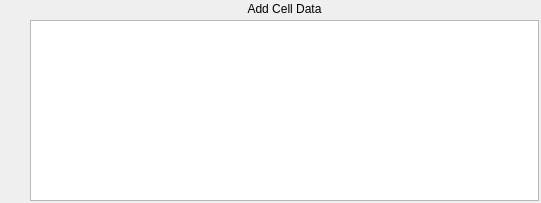
<?xml version="1.0" encoding="UTF-8"?>
<ui version="4.0">
 <class>ComparisonSelectionWidget</class>
 <widget class="QWidget" name="ComparisonSelectionWidget">
  <property name="geometry">
   <rect>
    <x>0</x>
    <y>0</y>
    <width>541</width>
    <height>203</height>
   </rect>
  </property>
  <layout class="QGridLayout" name="widgetLayout">
   <property name="margin">
    <number>2</number>
   </property>
   <property name="spacing">
    <number>4</number>
   </property>
   <item row="0" column="1">
    <widget class="QLabel" name="humanLabel">
     <property name="text">
      <string>Add Cell Data</string>
     </property>
     <property name="alignment">
      <set>Qt::AlignCenter</set>
     </property>
    </widget>
   </item>
   <item row="1" column="1">
    <widget class="QTableView" name="m_ComparisonSelectionTableView">
     <property name="sizePolicy">
      <sizepolicy hsizetype="Expanding" vsizetype="MinimumExpanding">
       <horstretch>0</horstretch>
       <verstretch>0</verstretch>
      </sizepolicy>
     </property>
     <property name="minimumSize">
      <size>
       <width>0</width>
       <height>100</height>
      </size>
     </property>
     <property name="maximumSize">
      <size>
       <width>16777215</width>
       <height>16777215</height>
      </size>
     </property>
     <property name="editTriggers">
      <set>QAbstractItemView::AllEditTriggers</set>
     </property>
     <property name="showDropIndicator" stdset="0">
      <bool>false</bool>
     </property>
     <property name="dragDropOverwriteMode">
      <bool>false</bool>
     </property>
     <property name="alternatingRowColors">
      <bool>true</bool>
     </property>
     <property name="verticalScrollMode">
      <enum>QAbstractItemView::ScrollPerPixel</enum>
     </property>
     <property name="horizontalScrollMode">
      <enum>QAbstractItemView::ScrollPerPixel</enum>
     </property>
     <property name="showGrid">
      <bool>false</bool>
     </property>
     <property name="wordWrap">
      <bool>false</bool>
     </property>
     <property name="cornerButtonEnabled">
      <bool>false</bool>
     </property>
     <attribute name="horizontalHeaderDefaultSectionSize">
      <number>250</number>
     </attribute>
     <attribute name="horizontalHeaderMinimumSectionSize">
      <number>100</number>
     </attribute>
     <attribute name="horizontalHeaderStretchLastSection">
      <bool>false</bool>
     </attribute>
     <attribute name="verticalHeaderVisible">
      <bool>false</bool>
     </attribute>
    </widget>
   </item>
   <item row="1" column="0">
    <layout class="QVBoxLayout" name="verticalLayout">
     <property name="leftMargin">
      <number>0</number>
     </property>
     <item>
      <widget class="QPushButton" name="addComparison">
       <property name="sizePolicy">
        <sizepolicy hsizetype="Fixed" vsizetype="Fixed">
         <horstretch>0</horstretch>
         <verstretch>0</verstretch>
        </sizepolicy>
       </property>
       <property name="minimumSize">
        <size>
         <width>24</width>
         <height>24</height>
        </size>
       </property>
       <property name="maximumSize">
        <size>
         <width>24</width>
         <height>24</height>
        </size>
       </property>
       <property name="toolTip">
        <string>Add Quality Filter</string>
       </property>
       <property name="statusTip">
        <string/>
       </property>
       <property name="whatsThis">
        <string>Add Quality Filter</string>
       </property>
       <property name="text">
        <string/>
       </property>
       <property name="icon">
        <iconset resource="../../../Resources/icons/images/Icons.qrc">
         <normaloff>:/add2.png</normaloff>:/add2.png</iconset>
       </property>
       <property name="iconSize">
        <size>
         <width>24</width>
         <height>24</height>
        </size>
       </property>
       <property name="flat">
        <bool>true</bool>
       </property>
      </widget>
     </item>
     <item>
      <widget class="QPushButton" name="removeComparison">
       <property name="sizePolicy">
        <sizepolicy hsizetype="Fixed" vsizetype="Fixed">
         <horstretch>0</horstretch>
         <verstretch>0</verstretch>
        </sizepolicy>
       </property>
       <property name="minimumSize">
        <size>
         <width>24</width>
         <height>24</height>
        </size>
       </property>
       <property name="maximumSize">
        <size>
         <width>24</width>
         <height>24</height>
        </size>
       </property>
       <property name="toolTip">
        <string>Delete Quality Filter</string>
       </property>
       <property name="statusTip">
        <string/>
       </property>
       <property name="text">
        <string/>
       </property>
       <property name="icon">
        <iconset resource="../../../Resources/icons/images/Icons.qrc">
         <normaloff>:/delete2.png</normaloff>:/delete2.png</iconset>
       </property>
       <property name="iconSize">
        <size>
         <width>24</width>
         <height>24</height>
        </size>
       </property>
       <property name="flat">
        <bool>true</bool>
       </property>
      </widget>
     </item>
     <item>
      <spacer name="verticalSpacer">
       <property name="orientation">
        <enum>Qt::Vertical</enum>
       </property>
       <property name="sizeHint" stdset="0">
        <size>
         <width>20</width>
         <height>40</height>
        </size>
       </property>
      </spacer>
     </item>
    </layout>
   </item>
  </layout>
 </widget>
 <resources>
  <include location="../../../Resources/icons/images/Icons.qrc"/>
 </resources>
 <connections/>
</ui>
